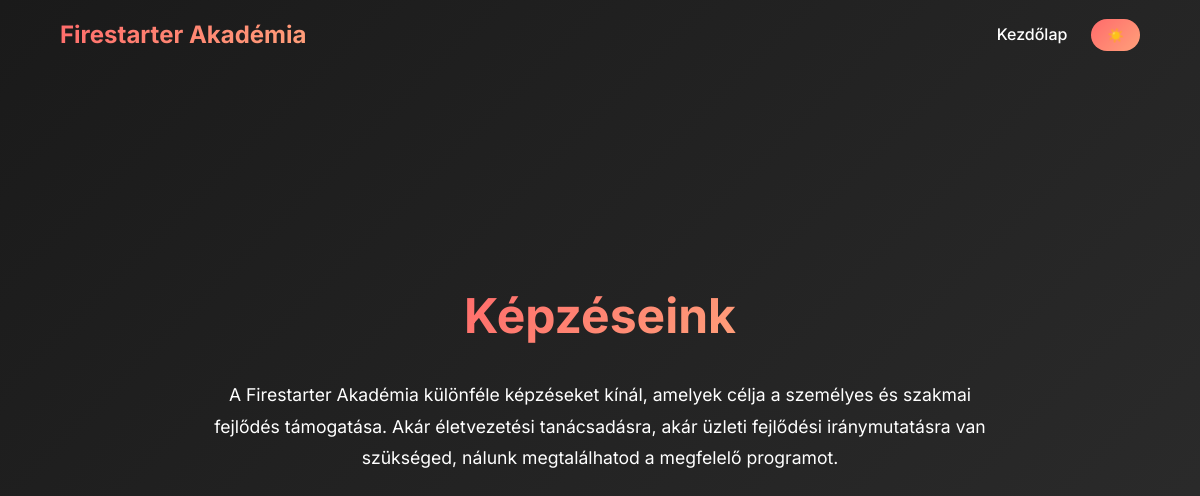
The app's page /kepzeseink.php, older data.
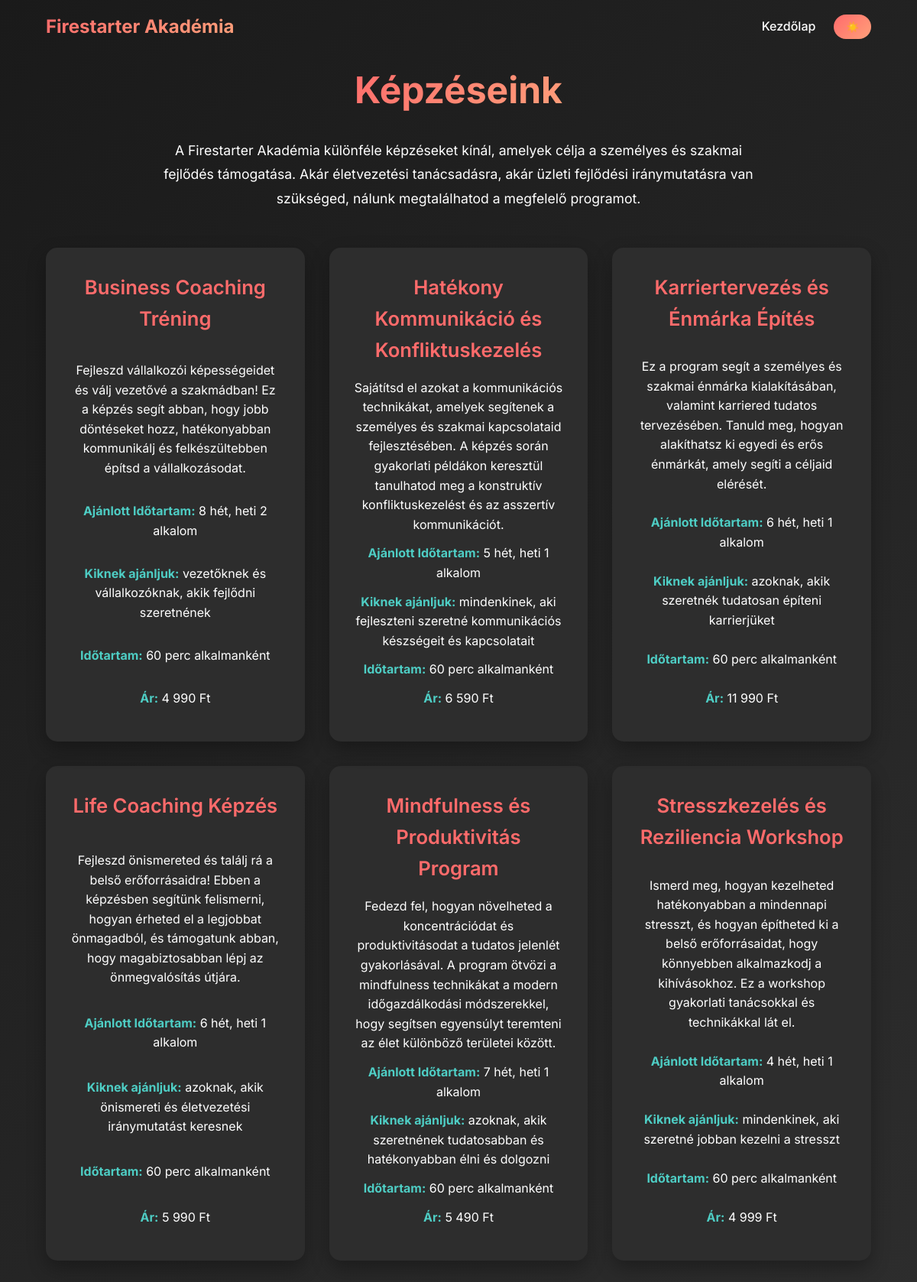
The same page, newer data.
### tables this page shows
CREATE TABLE `services` (
  `id` int(11) NOT NULL,
  `name` varchar(100) NOT NULL,
  `duration` int(11) NOT NULL,
  `price` decimal(10,2) NOT NULL,
  `description` text DEFAULT NULL,
  `is_active` tinyint(1) DEFAULT 1,
  `recommended_time` varchar(100) DEFAULT NULL,
  `recommended_to` text DEFAULT NULL
);

### functions.php (called while the page is built, shortened)
<?php
function getServices($pdo, $instructor = null) {
    if ($instructor) {
        $stmt = $pdo->prepare("SELECT * FROM services WHERE instructor_id = ? ORDER BY name");
        $stmt->execute([$instructor['id']]);
        return $stmt->fetchAll();
    } else {
        $services = $pdo->query("SELECT * FROM services ORDER BY name");
        return $services->fetchAll();
    }
}

### kepzeseink.php (the view, shortened to what this page needs)
<?php
require_once 'db_config.php';
require_once 'functions.php';
$services = getServices($pdo);
?>
<!DOCTYPE html>
<html lang="hu">
<head>
    <link rel="stylesheet" href="https://cdnjs.cloudflare.com/ajax/libs/aos/2.3.4/aos.css" />
    <link rel="stylesheet" href="css/kepzeseink.css" />
</head>
<body>
    <header>
        <div class="header-content">
            <a href="index.php" class="logo-link">
                <div class="logo">Firestarter Akadémia</div>
            </a>
            <nav>
                <a href="../">Kezdőlap</a>
                <button class="theme-switch" onclick="toggleTheme()">
                    <span class="mode-text">☀️</span>
                </button>
            </nav>
        </div>
    </header>
    <section class="hero" data-aos="fade-up">
        <h1 class="section-title">Képzéseink</h1>
        <p class="program-description">
            A Firestarter Akadémia különféle képzéseket kínál, amelyek célja a személyes és szakmai fejlődés támogatása.
            Akár életvezetési tanácsadásra, akár üzleti fejlődési iránymutatásra van szükséged, nálunk megtalálhatod a
            megfelelő programot.
        </p>
        <div class="training-section">
        <?php
            try {
                $delay = 0;
                foreach ($services as $service) {
                    echo '<div class="training-card" data-aos="fade-up" data-aos-delay="' . $delay . '" id="' . htmlspecialchars($service['id']) . '">';
                    echo '<h2 class="training-title">' . htmlspecialchars($service['name']) . '</h2>';
                    echo '<p class="training-info">' . htmlspecialchars($service['description']) . '</p>';
                    echo '<p class="training-info"><strong>Ajánlott Időtartam:</strong> ' . htmlspecialchars($service['recommended_time']) . '</p>';
                    echo '<p class="training-info"><strong>Kiknek ajánljuk:</strong> ' . htmlspecialchars($service['recommended_to']) . '</p>';
                    echo '<p class="training-info"><strong>Időtartam:</strong> ' . htmlspecialchars($service['duration']) . ' perc alkalmanként</p>';
                    echo '<p class="training-info"><strong>Ár:</strong> ' . number_format($service['price'], 0, '.', ' ') . ' Ft</p>';
                    echo '</div>';
                    $delay += 100;
                }
            } catch(PDOException $e) {
                echo '<p class="error">Sajnáljuk, a szolgáltatások betöltése sikertelen.</p>';
            }
            ?>
        </div>
    </section>
</body>
</html>

Row changes from the older to the newer data that the page shows:
added services: name "Business Coaching Tréning", description "Fejleszd vállalkozói képességeidet és válj vezetővé a szakmádban! Ez a képzés segít abban, hogy jobb döntéseket hozz, hatékonyabban kommunikálj és felkészültebben építsd a vállalkozásodat.", recommended_time "8 hét, heti 2 alkalom", recommended_to "vezetőknek és vállalkozóknak, akik fejlődni szeretnének", duration "60", price "4 990"
added services: name "Hatékony Kommunikáció és Konfliktuskezelés", description "Sajátítsd el azokat a kommunikációs technikákat, amelyek segítenek a személyes és szakmai kapcsolataid fejlesztésében. A képzés során gyakorlati példákon keresztül tanulhatod meg a konstruktív konfliktuskezelést és az asszertív kommunikációt.", recommended_time "5 hét, heti 1 alkalom", recommended_to "mindenkinek, aki fejleszteni szeretné kommunikációs készségeit és kapcsolatait", duration "60", price "6 590"
added services: name "Karriertervezés és Énmárka Építés", description "Ez a program segít a személyes és szakmai énmárka kialakításában, valamint karriered tudatos tervezésében. Tanuld meg, hogyan alakíthatsz ki egyedi és erős énmárkát, amely segíti a céljaid elérését.", recommended_time "6 hét, heti 1 alkalom", recommended_to "azoknak, akik szeretnék tudatosan építeni karrierjüket", duration "60", price "11 990"
added services: name "Life Coaching Képzés", description "Fejleszd önismereted és találj rá a belső erőforrásaidra! Ebben a képzésben segítünk felismerni, hogyan érheted el a legjobbat önmagadból, és támogatunk abban, hogy magabiztosabban lépj az önmegvalósítás útjára.", recommended_time "6 hét, heti 1 alkalom", recommended_to "azoknak, akik önismereti és életvezetési iránymutatást keresnek", duration "60", price "5 990"
added services: name "Mindfulness és Produktivitás Program", description "Fedezd fel, hogyan növelheted a koncentrációdat és produktivitásodat a tudatos jelenlét gyakorlásával. A program ötvözi a mindfulness technikákat a modern időgazdálkodási módszerekkel, hogy segítsen egyensúlyt teremteni az élet különböző területei között.", recommended_time "7 hét, heti 1 alkalom", recommended_to "azoknak, akik szeretnének tudatosabban és hatékonyabban élni és dolgozni", duration "60", price "5 490"
added services: name "Stresszkezelés és Reziliencia Workshop", description "Ismerd meg, hogyan kezelheted hatékonyabban a mindennapi stresszt, és hogyan építheted ki a belső erőforrásaidat, hogy könnyebben alkalmazkodj a kihívásokhoz. Ez a workshop gyakorlati tanácsokkal és technikákkal lát el.", recommended_time "4 hét, heti 1 alkalom", recommended_to "mindenkinek, aki szeretné jobban kezelni a stresszt", duration "60", price "4 999"
